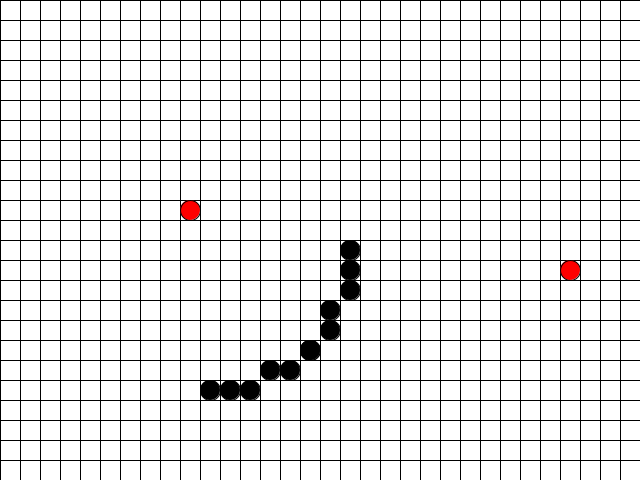
Frame 1 (no input)
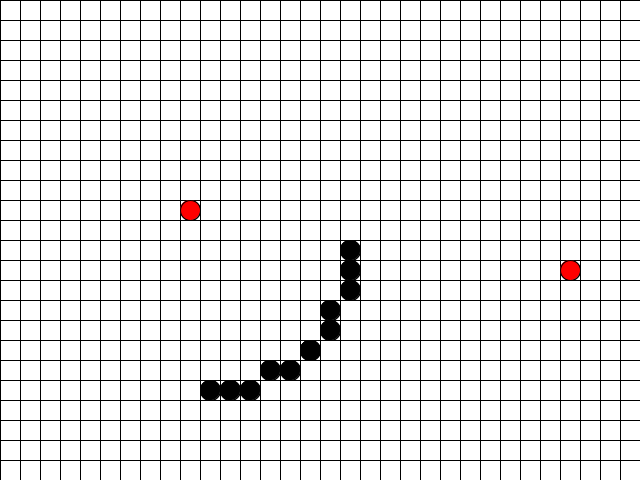
Frame 2 (the mouse pressed at the canvas centre, redrawn once)

The Processing sketch that drew these frames (run headless with seeded random() and noise(); the mouse was pressed at the canvas centre and the sketch redrawn once):

// Processing sketch: sketch_14th
// ── sketch_14th.pde

int s = 20;
void setup() {
  size(640, 480);
  background(255);
  noLoop( );
}
void drawGrid( )
{
    for ( int i = 0; i <= 640; i += s )
      line(  i, 0, i, 480 );
    for ( int i = 0; i <= 480; i += s )
      line(  0, i, 640, i );
}
void drawPosition( int x, int y ){//This function draws the circle inside the squares
     ellipseMode( RADIUS );
     ellipse( s * x + 0.5 * s, s * y + 0.5 * s, 0.5 * s, 0.5 * s );
}
void drawMidpointCircle( int u, int v, int r )
{
  int xp = 0;
  int yp = r;
  int d  = 1 - r;
      
  drawPosition (u + xp, v + yp);
  drawPosition (u + yp, v + xp);
  //....
  //....
  //....
  //....
  //....
  //....
  
  while(yp > xp)  {  
    if(d < 0) {
      d = d + xp * 2 + 3;
      xp++;
    }
    else {
      d = d + ( xp - yp ) * 2 + 5;
      xp++;
      yp--;
    }
    drawPosition (u + xp, v + yp);
    drawPosition (u + yp, v + xp);
    //....
    //....
    //....
    //....
    //....
    //....
    
  }
}
void drawMidpointLine( int x1, int y1, int x2, int y2 )
{
  //.... implement it based on the pseudocode on the slide
}
void draw() {
  fill( 0 );
  drawGrid( );
  drawMidpointCircle ( 10, 12, 7  ); 
  fill( 255, 0, 0 );
  drawPosition( 9, 10 );
  drawPosition( 28, 13 );
  
  drawMidpointLine( 9, 10, 28, 13 );
}
